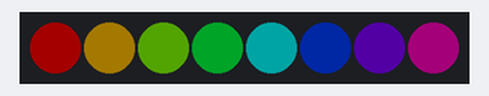
The program below on a simulated Raspberry Pi Pico running MicroPython. Parts: 8 RGB LEDs in strip order, left to right. Dim RGB values are drawn brighter than linear.

Above: at 0.01 s.
At 0.49 s:
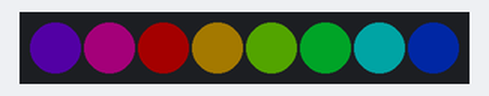
At 0.98 s:
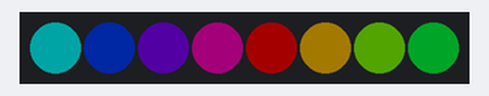
Timing chart, 0 to 40.0 s (numbered marks = the images above):
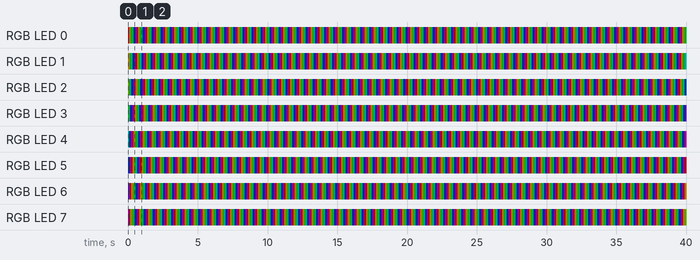

Measured:
- by itself, RGB LED 0: repeats every 0.65 s: RGB(38, 28, 0) 0.08 s, RGB(19, 38, 0) 0.08 s, RGB(0, 38, 9) 0.08 s, RGB(0, 38, 38) 0.08 s, RGB(0, 9, 38) 0.08 s, RGB(19, 0, 38) 0.08 s, RGB(38, 0, 28) 0.08 s, RGB(38, 0, 0) 0.08 s
- by itself, RGB LED 1: repeats every 0.65 s: RGB(19, 38, 0) 0.08 s, RGB(0, 38, 9) 0.08 s, RGB(0, 38, 38) 0.08 s, RGB(0, 9, 38) 0.08 s, RGB(19, 0, 38) 0.08 s, RGB(38, 0, 28) 0.08 s, RGB(38, 0, 0) 0.08 s, RGB(38, 28, 0) 0.08 s
- by itself, everything shown: repeats every 0.65 s, in 8 steps

The program:

17_neopixel_strip.py
```python
import time
import neopixel
from machine import Pin

from lib.pins import NEOPIXEL

NUM_PIXELS = 8         # set to your strip length
BRIGHTNESS = 0.15      # keep low — full-white draws ~60mA per pixel

np = neopixel.NeoPixel(Pin(NEOPIXEL), NUM_PIXELS)


def hsv(h, s, v):
    # h, s, v in 0..1; returns an (r, g, b) tuple in 0..255.
    i = int(h * 6) % 6
    f = h * 6 - int(h * 6)
    p = v * (1 - s)
    q = v * (1 - f * s)
    t = v * (1 - (1 - f) * s)
    rgb = [(v, t, p), (q, v, p), (p, v, t),
           (p, q, v), (t, p, v), (v, p, q)][i]
    return (int(rgb[0] * 255), int(rgb[1] * 255), int(rgb[2] * 255))


step = 0
while True:
    for i in range(NUM_PIXELS):
        hue = ((step + i) % NUM_PIXELS) / NUM_PIXELS
        np[i] = hsv(hue, 1.0, BRIGHTNESS)
    np.write()
    step += 1
    time.sleep_ms(80)
```

pins.py
```python
# Per-board pin map for the tutorial series. Auto-detects ESP32 vs RP2 from
# sys.platform; edit the values below if your wiring differs from the defaults.

import sys

PLATFORM = sys.platform

if PLATFORM == "esp32":
    # Generic ESP32 DevKit. ESP32-S3/C3 may differ — adjust LED in particular.
    LED = 2
    BUTTON = 0           # BOOT button on most dev boards
    PWM_LED = 4
    SERVO = 13
    ADC = 34             # ADC1 (input-only pins 32-39 are safe with WiFi)
    I2C_ID = 0
    I2C_SCL = 22
    I2C_SDA = 21
    SPI_ID = 1           # HSPI; SPI(2) on S3
    SPI_SCK = 18
    SPI_MOSI = 23
    SPI_MISO = 19
    SPI_CS = 5
    # NeoPixel / WS2812. NEOPIXEL is a single pixel; MATRIX_PIN feeds an array
    # of MATRIX_WIDTH × MATRIX_HEIGHT pixels. ESP32-S3-Matrix board uses GP14,
    # 8×8. Generic ESP32 has no onboard NeoPixel — wire one to GP14 to test.
    NEOPIXEL = 14
    MATRIX_PIN = 14
    MATRIX_WIDTH = 8
    MATRIX_HEIGHT = 8
elif PLATFORM == "rp2":
    # LED conventions vary across RP2 boards:
    #   - Pico W:                 Pin("LED") — wired to the WiFi chip
    #   - Pico (non-W):           GP25 onboard LED
    #   - RP2040-Zero / -Matrix:  no plain LED — wire an external one to LED below
    # The detection below picks Pico W if available, otherwise defaults to GP15
    # (a free, edge-exposed pin on the Zero). Wire an LED + 220Ω resistor from
    # GP15 to GND, or change LED here to whichever GPIO you've used.
    try:
        from machine import Pin as _Pin
        _Pin("LED")
        LED = "LED"
    except (ValueError, TypeError):
        LED = 25
    BUTTON = 14
    PWM_LED = 25
    SERVO = 16
    ADC = 26             # GP26 = ADC0
    I2C_ID = 0
    I2C_SCL = 5
    I2C_SDA = 4
    SPI_ID = 1
    SPI_SCK = 10
    SPI_MOSI = 11
    SPI_MISO = 12
    SPI_CS = 13
    # Pimoroni Pico Explorer Base onboard ST7789 LCD (240x240, SPI0).
    # Coexists with the generic SPI_* pins above (which target the breadboard
    # SD/sensor wiring on SPI1).
    ST7789_SPI_ID = 0
    ST7789_SCK = 18
    ST7789_MOSI = 19
    ST7789_CS = 17
    ST7789_DC = 16
    ST7789_BL = 20
    ST7789_WIDTH = 240
    ST7789_HEIGHT = 240
    # Pico Explorer Base onboard buttons (active-low, internal pull-up).
    BTN_A = 12
    BTN_B = 13
    BTN_X = 14
    BTN_Y = 15
    # NeoPixel / WS2812. RP2040-Zero onboard NeoPixel and Waveshare RP2040-Matrix
    # both use GP16. Matrix defaults to 5×5 (Waveshare); change to 1×1 if you
    # only have the Zero's single pixel and are running matrix scripts.
    NEOPIXEL = 16
    MATRIX_PIN = 16
    MATRIX_WIDTH = 5
    MATRIX_HEIGHT = 5
    ENCODER_A = 6
    ENCODER_B = 7
    MOTOR_A = 10
    MOTOR_B = 11
else:
    raise RuntimeError("unsupported platform: " + PLATFORM)
```
